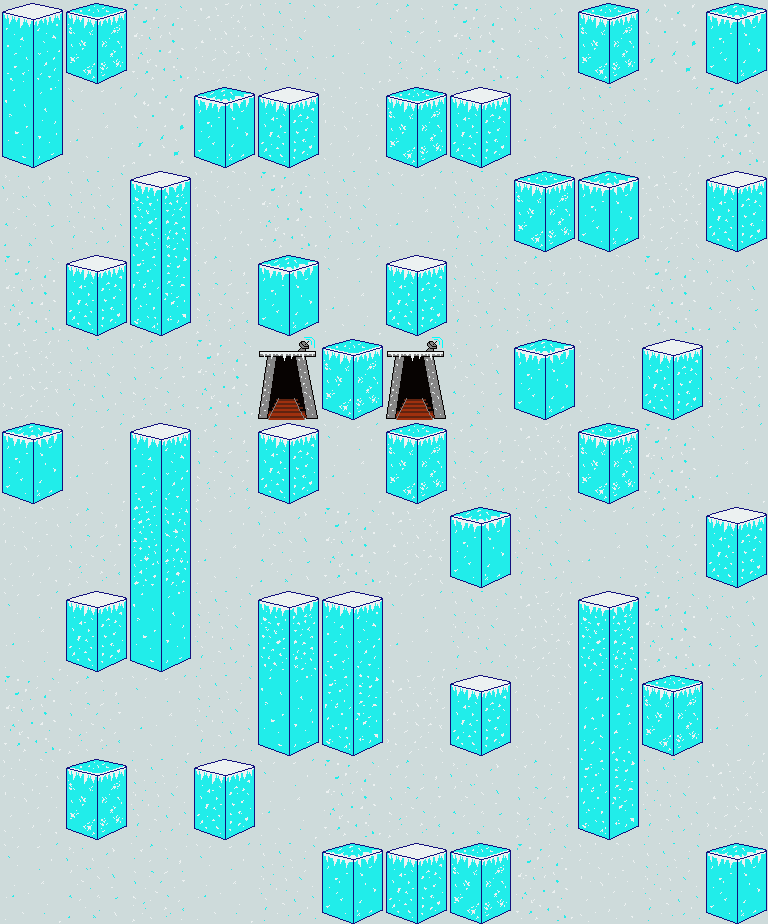

The image is a tile-based game level rendered from a .tmx file. Its description and complete source (layers, tilesets, objects, tile grids) follow:
An orthogonal 12x11 tile map with 64x84 px tiles, 1 tile layer (Background) and 57 objects (5x ItemSpawn, 5x GemSpawn, 4x OreSpawn, 2x Mineshaft, Player).

<map version="1.10" tiledversion="1.11.0" orientation="orthogonal" renderorder="right-down" width="12" height="11" tilewidth="64" tileheight="84" infinite="0" nextlayerid="8" nextobjectid="58">
 <tileset firstgid="1" source="ice-tileset.tsx" />
 <layer id="1" name="Background" width="12" height="11">
  <data encoding="csv">
5,2,1,11,13,14,15,1,16,2,17,3,
10,14,17,3,4,12,2,4,14,13,14,1,
16,13,6,12,1,13,14,13,2,3,11,4,
1,4,9,15,3,14,4,13,15,12,1,16,
11,13,15,1,18,2,18,16,3,12,4,15,
3,14,5,15,4,14,2,15,11,2,1,14,
12,15,8,14,16,1,11,3,13,14,15,4,
14,4,10,13,6,5,14,13,11,6,1,16,
1,15,14,13,10,9,11,4,12,7,2,14,
12,2,13,4,14,1,15,16,15,9,13,11,
14,16,15,14,13,3,4,2,1,12,13,3
</data>
 </layer>
 <objectgroup id="2" name="Collision">
  <object id="1" x="128" y="0">
   <polyline points="0,0 448,0" />
  </object>
  <object id="2" x="640" y="0">
   <polyline points="0,0 64,0" />
  </object>
  <object id="3" x="768" y="84">
   <polyline points="0,0 0,84" />
  </object>
  <object id="4" x="768" y="252">
   <polyline points="0,0 0,252" />
  </object>
  <object id="5" x="768" y="588">
   <polyline points="0,0 0,252" />
  </object>
  <object id="6" x="704" y="924">
   <polyline points="0,0 -192,0" />
  </object>
  <object id="7" x="320" y="924">
   <polyline points="0,0 -320,0" />
  </object>
  <object id="8" x="0" y="924">
   <polyline points="0,0 0,-420" />
  </object>
  <object id="9" x="0" y="420">
   <polyline points="0,0 0,-252" />
  </object>
  <object id="10" x="0" y="0" width="64" height="168" />
  <object id="11" x="64" y="0" width="64" height="84" />
  <object id="12" x="576" y="0" width="64" height="84" />
  <object id="13" x="704" y="0" width="64" height="84" />
  <object id="14" x="192" y="84" width="128" height="84" />
  <object id="15" x="384" y="84" width="128" height="84" />
  <object id="16" x="64" y="252" width="64" height="84" />
  <object id="17" x="128" y="168" width="64" height="168" />
  <object id="18" x="512" y="168" width="128" height="84" />
  <object id="19" x="704" y="168" width="64" height="84" />
  <object id="20" x="256" y="252" width="64" height="84" />
  <object id="21" x="384" y="252" width="64" height="84" />
  <object id="22" x="320" y="336" width="64" height="84" />
  <object id="23" x="512" y="336" width="64" height="84" />
  <object id="24" x="640" y="336" width="64" height="84" />
  <object id="25" x="0" y="420" width="64" height="84" />
  <object id="26" x="128" y="420" width="64" height="252" />
  <object id="27" x="256" y="420" width="64" height="84" />
  <object id="28" x="384" y="420" width="64" height="84" />
  <object id="29" x="576" y="420" width="64" height="84" />
  <object id="30" x="448" y="504" width="64" height="84" />
  <object id="31" x="704" y="504" width="64" height="84" />
  <object id="32" x="64" y="588" width="64" height="84" />
  <object id="33" x="256" y="588" width="128" height="168" />
  <object id="34" x="576" y="588" width="64" height="252" />
  <object id="35" x="640" y="672" width="64" height="84" />
  <object id="36" x="448" y="672" width="64" height="84" />
  <object id="37" x="64" y="756" width="64" height="84" />
  <object id="38" x="192" y="756" width="64" height="84" />
  <object id="39" x="320" y="840" width="192" height="84" />
  <object id="40" x="704" y="840" width="64" height="84" />
 </objectgroup>
 <objectgroup id="3" name="PlayerSpawn">
  <object id="41" name="Player" x="320" y="504" width="64" height="84" />
 </objectgroup>
 <objectgroup id="4" name="Mineshaft">
  <object id="42" name="Mineshaft" x="256" y="336" width="64" height="84" />
  <object id="43" name="Mineshaft" x="384" y="336" width="64" height="84" />
 </objectgroup>
 <objectgroup id="5" name="ItemSpawnList">
  <object id="44" name="ItemSpawn" x="576" y="336" width="64" height="84" />
  <object id="45" name="ItemSpawn" x="320" y="0" width="64" height="84" />
  <object id="46" name="ItemSpawn" x="128" y="756" width="64" height="84" />
  <object id="47" name="ItemSpawn" x="704" y="672" width="64" height="84" />
  <object id="48" name="ItemSpawn" x="0" y="252" width="64" height="84" />
 </objectgroup>
 <objectgroup id="6" name="OreSpawnList">
  <object id="49" name="OreSpawn" x="320" y="252" width="64" height="84" />
  <object id="50" name="OreSpawn" x="640" y="840" width="64" height="84" />
  <object id="51" name="OreSpawn" x="0" y="840" width="64" height="84" />
  <object id="52" name="OreSpawn" x="704" y="84" width="64" height="84" />
 </objectgroup>
 <objectgroup id="7" name="GemSpawnList">
  <object id="53" name="GemSpawn" x="512" y="588" width="64" height="84" />
  <object id="54" name="GemSpawn" x="128" y="84" width="64" height="84" />
  <object id="55" name="GemSpawn" x="640" y="168" width="64" height="84" />
  <object id="56" name="GemSpawn" x="64" y="504" width="64" height="84" />
  <object id="57" name="GemSpawn" x="384" y="756" width="64" height="84" />
 </objectgroup>
</map>
